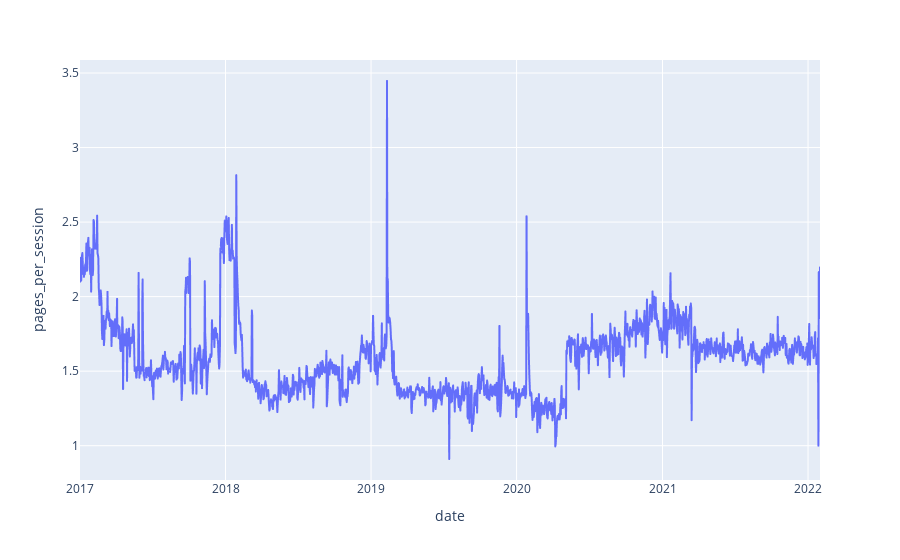

Notebook code cell kept with this figure:
### Markdown cell above
**C.** Visualize this new metric using a line chart for each site. (You will have 3 separate graphs)

### Code cell
# combined_site graph
px.line(combined_site, x="date", y="pages_per_session")

### Figure 1 — Plotly figure (JSON) as saved in the notebook; plotly's stock layout.template omitted (floating-point values rounded to 4 significant figures; data arrays with more than 128 entries replaced by an {"elided": "..."} marker saying what was removed)
{"data": [{"hovertemplate": "date=%{x}<br>pages_per_session=%{y}<extra></extra>", "legendgroup": "", "line": {"color": "#636efa", "dash": "solid"}, "marker": {"symbol": "circle"}, "mode": "lines", "name": "", "showlegend": false, "type": "scattergl", "x": {"elided": "1857 str values"}, "xaxis": "x", "y": {"elided": "1857 float values"}, "yaxis": "y"}], "layout": {"legend": {"tracegroupgap": 0}, "margin": {"t": 60}, "xaxis": {"anchor": "y", "domain": [0, 1], "title": {"text": "date"}}, "yaxis": {"anchor": "x", "domain": [0, 1], "title": {"text": "pages_per_session"}}}}
